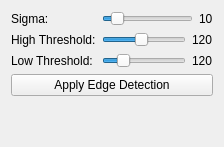
       <widget class="QWidget" name="tabEdgeDetection">
        <attribute name="title">
         <string>Edge Detection</string>
        </attribute>
        <layout class="QVBoxLayout" name="verticalLayout_4">
         <item>
          <layout class="QFormLayout" name="formLayout_3">
           <item row="0" column="0">
            <widget class="QLabel" name="label_6">
             <property name="text">
              <string>Sigma:</string>
             </property>
            </widget>
           </item>
           <item row="1" column="0">
            <widget class="QLabel" name="label_7">
             <property name="text">
              <string>High Threshold:</string>
             </property>
            </widget>
           </item>
           <item row="2" column="0">
            <widget class="QLabel" name="label_8">
             <property name="text">
              <string>Low Threshold:</string>
             </property>
            </widget>
           </item>
           <item row="0" column="1">
            <layout class="QHBoxLayout" name="horizontalLayout_16">
             <item>
              <widget class="QSlider" name="sliderSigma">
               <property name="maximum">
                <number>100</number>
               </property>
               <property name="value">
                <number>10</number>
               </property>
               <property name="orientation">
                <enum>Qt::Horizontal</enum>
               </property>
              </widget>
             </item>
             <item>
              <widget class="QLabel" name="label_16">
               <property name="text">
                <string>10</string>
               </property>
              </widget>
             </item>
            </layout>
           </item>
           <item row="1" column="1">
            <layout class="QHBoxLayout" name="horizontalLayout_17">
             <item>
              <widget class="QSlider" name="sliderHighThreshold">
               <property name="maximum">
                <number>255</number>
               </property>
               <property name="value">
                <number>120</number>
               </property>
               <property name="orientation">
                <enum>Qt::Horizontal</enum>
               </property>
              </widget>
             </item>
             <item>
              <widget class="QLabel" name="label_17">
               <property name="text">
                <string>120</string>
               </property>
              </widget>
             </item>
            </layout>
           </item>
           <item row="2" column="1">
            <layout class="QHBoxLayout" name="horizontalLayout_18">
             <item>
              <widget class="QSlider" name="sliderLowThreshold">
               <property name="maximum">
                <number>255</number>
               </property>
               <property name="value">
                <number>50</number>
               </property>
               <property name="orientation">
                <enum>Qt::Horizontal</enum>
               </property>
              </widget>
             </item>
             <item>
              <widget class="QLabel" name="label_18">
               <property name="text">
                <string>120</string>
               </property>
              </widget>
             </item>
            </layout>
           </item>
          </layout>
         </item>
         <item>
          <widget class="QPushButton" name="btnApplyEdgeDetection">
           <property name="text">
            <string>Apply Edge Detection</string>
           </property>
          </widget>
         </item>
         <item>
          <spacer name="verticalSpacer_3">
           <property name="orientation">
            <enum>Qt::Vertical</enum>
           </property>
           <property name="sizeHint" stdset="0">
            <size>
             <width>20</width>
             <height>40</height>
            </size>
           </property>
          </spacer>
         </item>
        </layout>
       </widget>
